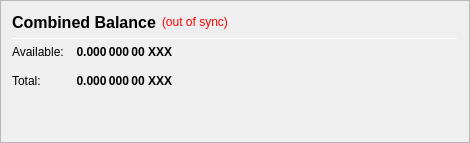
                   <widget class="QFrame" name="frame_CombinedBalances">
                    <property name="minimumSize">
                     <size>
                      <width>470</width>
                      <height>0</height>
                     </size>
                    </property>
                    <property name="frameShape">
                     <enum>QFrame::StyledPanel</enum>
                    </property>
                    <property name="frameShadow">
                     <enum>QFrame::Raised</enum>
                    </property>
                    <layout class="QVBoxLayout" name="verticalLayout_5">
                     <item>
                      <layout class="QHBoxLayout" name="horizontalLayout_5" stretch="0,0,0">
                       <item>
                        <widget class="QLabel" name="label_5z">
                         <property name="minimumSize">
                          <size>
                           <width>0</width>
                           <height>20</height>
                          </size>
                         </property>
                         <property name="font">
                          <font>
                           <pointsize>12</pointsize>
                           <weight>75</weight>
                           <bold>true</bold>
                          </font>
                         </property>
                         <property name="toolTip">
                          <string>Combined Balance (including unconfirmed and immature coins)</string>
                         </property>
                         <property name="text">
                          <string>Combined Balance</string>
                         </property>
                        </widget>
                       </item>
                       <item>
                        <widget class="QLabel" name="labelWalletStatus">
                         <property name="cursor">
                          <cursorShape>WhatsThisCursor</cursorShape>
                         </property>
                         <property name="toolTip">
                          <string>The displayed information may be out of date. Your wallet automatically synchronizes with the XXX network after a connection is established, but this process has not completed yet.</string>
                         </property>
                         <property name="styleSheet">
                          <string notr="true">QLabel { color: red; }</string>
                         </property>
                         <property name="text">
                          <string notr="true">(out of sync)</string>
                         </property>
                         <property name="alignment">
                          <set>Qt::AlignLeading|Qt::AlignLeft|Qt::AlignVCenter</set>
                         </property>
                        </widget>
                       </item>
                       <item>
                        <spacer name="horizontalSpacer_1">
                         <property name="orientation">
                          <enum>Qt::Horizontal</enum>
                         </property>
                         <property name="sizeHint" stdset="0">
                          <size>
                           <width>40</width>
                           <height>20</height>
                          </size>
                         </property>
                        </spacer>
                       </item>
                      </layout>
                     </item>
                     <item>
                      <widget class="Line" name="line_CombinedBalance">
                       <property name="minimumSize">
                        <size>
                         <width>0</width>
                         <height>1</height>
                        </size>
                       </property>
                       <property name="maximumSize">
                        <size>
                         <width>16777215</width>
                         <height>1</height>
                        </size>
                       </property>
                       <property name="orientation">
                        <enum>Qt::Horizontal</enum>
                       </property>
                      </widget>
                     </item>
                     <item>
                      <layout class="QGridLayout" name="gridLayout_3">
                       <property name="spacing">
                        <number>12</number>
                       </property>
                       <item row="1" column="0">
                        <widget class="QLabel" name="labelBalanceTextz">
                         <property name="text">
                          <string>Available:</string>
                         </property>
                        </widget>
                       </item>
                       <item row="1" column="1">
                        <widget class="QLabel" name="labelBalancez">
                         <property name="font">
                          <font>
                           <weight>75</weight>
                           <bold>true</bold>
                          </font>
                         </property>
                         <property name="cursor">
                          <cursorShape>IBeamCursor</cursorShape>
                         </property>
                         <property name="toolTip">
                          <string>Your current spendable balance</string>
                         </property>
                         <property name="text">
                          <string notr="true">0.000 000 00 XXX</string>
                         </property>
                         <property name="alignment">
                          <set>Qt::AlignRight|Qt::AlignTrailing|Qt::AlignVCenter</set>
                         </property>
                         <property name="textInteractionFlags">
                          <set>Qt::LinksAccessibleByMouse|Qt::TextSelectableByKeyboard|Qt::TextSelectableByMouse</set>
                         </property>
                        </widget>
                       </item>
                       <item row="2" column="0">
                        <widget class="QLabel" name="labelTotalTextz">
                         <property name="text">
                          <string>Total:</string>
                         </property>
                        </widget>
                       </item>
                       <item row="2" column="1">
                        <widget class="QLabel" name="labelTotalz">
                         <property name="font">
                          <font>
                           <weight>75</weight>
                           <bold>true</bold>
                          </font>
                         </property>
                         <property name="cursor">
                          <cursorShape>IBeamCursor</cursorShape>
                         </property>
                         <property name="toolTip">
                          <string>Total Balance, including all unavailable coins.</string>
                         </property>
                         <property name="text">
                          <string notr="true">0.000 000 00 XXX</string>
                         </property>
                         <property name="alignment">
                          <set>Qt::AlignRight|Qt::AlignTrailing|Qt::AlignVCenter</set>
                         </property>
                         <property name="textInteractionFlags">
                          <set>Qt::LinksAccessibleByMouse|Qt::TextSelectableByKeyboard|Qt::TextSelectableByMouse</set>
                         </property>
                        </widget>
                       </item>
                       <item row="2" column="3">
                        <spacer name="horizontalSpacer_2">
                         <property name="orientation">
                          <enum>Qt::Horizontal</enum>
                         </property>
                         <property name="sizeHint" stdset="0">
                          <size>
                           <width>40</width>
                           <height>20</height>
                          </size>
                         </property>
                        </spacer>
                       </item>
                      </layout>
                     </item>
                     <item>
                      <spacer name="verticalSpacer_1">
                       <property name="orientation">
                        <enum>Qt::Vertical</enum>
                       </property>
                       <property name="sizeHint" stdset="0">
                        <size>
                         <width>20</width>
                         <height>40</height>
                        </size>
                       </property>
                      </spacer>
                     </item>
                    </layout>
                   </widget>
